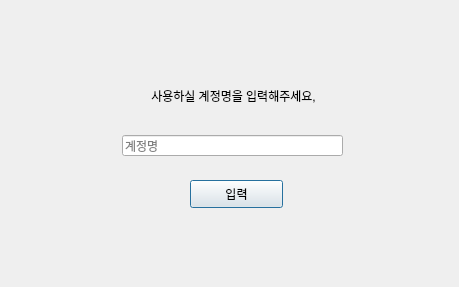
<?xml version="1.0" encoding="UTF-8"?>
<ui version="4.0">
 <class>createName</class>
 <widget class="QDialog" name="createName">
  <property name="geometry">
   <rect>
    <x>0</x>
    <y>0</y>
    <width>459</width>
    <height>287</height>
   </rect>
  </property>
  <property name="windowTitle">
   <string>계정생성</string>
  </property>
  <widget class="QLabel" name="lbName">
   <property name="geometry">
    <rect>
     <x>113</x>
     <y>60</y>
     <width>241</width>
     <height>71</height>
    </rect>
   </property>
   <property name="text">
    <string>사용하실 계정명을 입력해주세요,</string>
   </property>
   <property name="alignment">
    <set>Qt::AlignCenter</set>
   </property>
  </widget>
  <widget class="QLineEdit" name="txtName">
   <property name="geometry">
    <rect>
     <x>122</x>
     <y>135</y>
     <width>221</width>
     <height>21</height>
    </rect>
   </property>
   <property name="placeholderText">
    <string>계정명</string>
   </property>
  </widget>
  <widget class="QPushButton" name="btnInput">
   <property name="geometry">
    <rect>
     <x>190</x>
     <y>180</y>
     <width>93</width>
     <height>28</height>
    </rect>
   </property>
   <property name="text">
    <string>입력</string>
   </property>
  </widget>
 </widget>
 <resources/>
 <connections/>
</ui>
